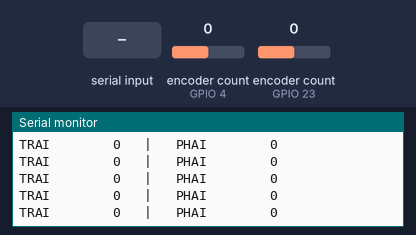
This sketch was run on a simulated ESP32. On the bench: the last lines printed to the serial monitor. The test bench sets the inputs (shaded band); at power-on: encoder count (sensors on GPIO 4, GPIO 23) 0.

Above: at 1.6 s.
1.7 s: encoder count (sensor on GPIO 4) set to -1
At 2.0 s:
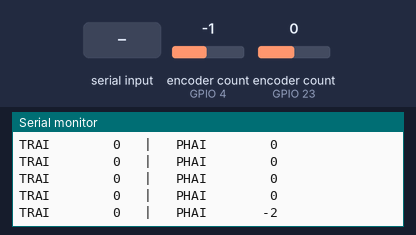
3.7 s: encoder count (sensor on GPIO 23) set to -1
At 4.01 s:
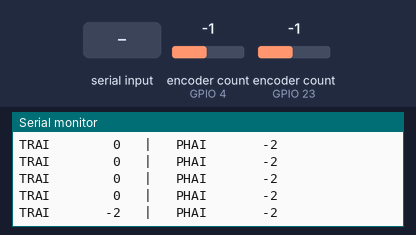
5.7 s: "r\n" received over Serial
At 5.84 s:
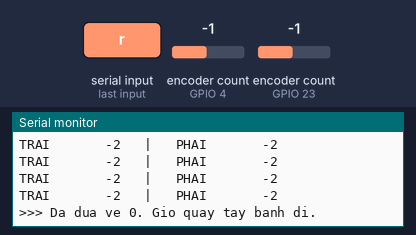
7.2 s: "90,45\n" received over Serial
8.7 s: encoder count (sensor on GPIO 23) set to -2
At 9.04 s:
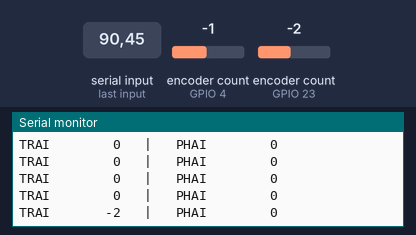
10.7 s: "30,150\n" received over Serial
At 10.87 s:
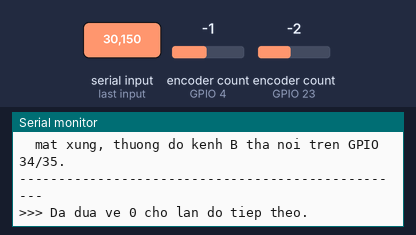

Measured:
- after the input at 1.7 s, the serial monitor: prints a new line after 0.14 s (image 1)
- after the input at 3.7 s, the serial monitor: prints a new line after 0.16 s (image 2)
- after the input at 5.7 s, the serial monitor: prints a new line at once (image 3)
- after the input at 8.7 s, the serial monitor: prints a new line after 0.19 s (image 4)
- after the input at 10.7 s, the serial monitor: prints a new line at once (image 5)

The sketch:

encoder_test.ino
```cpp
// ============================================================================
//  DO SO XUNG ENCODER TREN MOT VONG TRUC RA  (JGA25-370, encoder 2 kenh A/B)
// ============================================================================
//  Sketch rieng, KHONG micro-ROS, KHONG Wi-Fi, KHONG chay dong co. Chi doc
//  encoder va in ra Serial, de do ENC_PULSES_PER_REV cho esp32_agv_base.ino.
//
//  VI SAO PHAI DO:
//  So 1200 trong esp32_agv_base.ino chep tu sketch goc, chua ai kiem. Voi
//  JGA25-370 thi so dem tren mot vong TRUC RA bang:
//
//      xung_moi_vong_truc_ra = PPR_encoder * he_so_dem * ti_so_hop_so
//
//  Ca ba deu khac nhau giua cac lo hang (PPR thuong 11 hoac 13; hop so 1:9.6,
//  1:21, 1:34, 1:56...). Doan la sai, do thi chac.
//
//  he_so_dem o day la 2, vi dung attachHalfQuad GIONG HET firmware chinh. Doi
//  sang attachFullQuad la so dem gap doi - khi do ENC_PULSES_PER_REV cung phai
//  gap doi theo.
//
//  CACH DUNG
//      1. Nap sketch nay (giu nut BOOT luc Connecting...).
//      2. Mo Serial Monitor, dat 115200 baud, dong "Both NL & CR".
//      3. NHAC XE LEN cho banh quay tu do.
//      4. Danh dau mot diem tren LOP de dem vong cho chac.
//      5. Go  r  roi Enter  -> dua ca hai bo dem ve 0.
//      6. Quay TAY banh dung N vong theo chieu TOI (N cang lon cang chinh xac,
//         nen lay 10).
//      7. Go so vong vua quay, vi du  10  roi Enter.
//         -> no in ra so xung tren mot vong, chinh la ENC_PULSES_PER_REV.
//      8. Lam lai cho banh con lai de doi chieu hai ben.
//
//  Xong thi nap lai esp32_agv_base.ino.
// ============================================================================

#include <Arduino.h>
#include <ESP32Encoder.h>

// Giong het esp32_agv_base.ino. Doi o day thi phai doi ca ben kia.
const int ENC_L_A_PIN = 23;
const int ENC_L_B_PIN = 34;
const int ENC_R_A_PIN = 4;
const int ENC_R_B_PIN = 35;

// Gia tri dang nam trong esp32_agv_base.ino, de doi chieu voi so do duoc.
const float PPR_TRONG_FIRMWARE = 1200.0f;

ESP32Encoder encL, encR;
String dong;

static void in_huong_dan() {
  Serial.println();
  Serial.println("========================================================");
  Serial.println(" DO SO XUNG ENCODER TREN MOT VONG TRUC RA");
  Serial.println("========================================================");
  Serial.println(" r        -> dua hai bo dem ve 0");
  Serial.println(" <so>     -> bao da quay bao nhieu vong, vd: 10");
  Serial.println(" ?        -> in lai huong dan nay");
  Serial.println();
  Serial.println(" Nhac xe len, danh dau mot diem tren lop, go r, quay tay");
  Serial.println(" dung 10 vong theo chieu TOI, roi go 10 va Enter.");
  Serial.println("========================================================");
}

void setup() {
  Serial.begin(115200);
  delay(400);

  // GPIO 34/35 chi vao va khong co dien tro keo noi bo. Thu vien se in
  // "gpio_pullup_en(85): GPIO number error" luc khoi dong - VO HAI, bo qua.
  // Nhung neu encoder la loai ho cuc thu thi kenh B BAT BUOC phai co dien tro
  // 10k keo len 3V3 ben ngoai, khong thi so dem se loan.
  encL.attachHalfQuad(ENC_L_A_PIN, ENC_L_B_PIN);
  encR.attachHalfQuad(ENC_R_A_PIN, ENC_R_B_PIN);
  encL.setFilter(1023);
  encR.setFilter(1023);
  encL.clearCount();
  encR.clearCount();

  in_huong_dan();
}

void loop() {
  // --- In so dem song, 5 lan/giay ---
  static uint32_t lan_in = 0;
  if (millis() - lan_in > 200) {
    lan_in = millis();
    long cl = (long)encL.getCount();
    long cr = (long)encR.getCount();
    Serial.printf("TRAI %8ld   |   PHAI %8ld\n", cl, cr);
  }

  // --- Doc lenh tu Serial Monitor ---
  while (Serial.available()) {
    char c = Serial.read();
    if (c == '\n' || c == '\r') {
      dong.trim();
      if (dong.length() == 0) {
        // Enter khong -> bo qua
      } else if (dong == "r" || dong == "R") {
        encL.clearCount();
        encR.clearCount();
        Serial.println(">>> Da dua ve 0. Gio quay tay banh di.");
      } else if (dong == "?") {
        in_huong_dan();
      } else {
        float vong = dong.toFloat();
        if (vong <= 0.0f) {
          Serial.printf(">>> Khong hieu \"%s\". Go  r  hoac so vong, vd 10.\n",
                        dong.c_str());
        } else {
          long cl = (long)encL.getCount();
          long cr = (long)encR.getCount();
          Serial.println();
          Serial.println("--------------------------------------------------");
          Serial.printf("Da quay %.2f vong\n", vong);
          Serial.println("--------------------------------------------------");
          for (int i = 0; i < 2; i++) {
            const char *ten = i ? "PHAI" : "TRAI";
            long cnt = i ? cr : cl;
            if (labs(cnt) < 10) {
              Serial.printf("  %-5s %8ld xung  -> banh nay khong quay\n",
                            ten, cnt);
              continue;
            }
            float ppr = fabsf((float)cnt) / vong;
            Serial.printf("  %-5s %8ld xung  ->  %.1f xung/vong\n", ten, cnt, ppr);
            // Dau AM o mot ben la BINH THUONG: hai dong co lap doi xung nen khi
            // xe tien chung quay nguoc chieu nhau, va quan he pha A/B cho dau
            // nguoc nhau. Dung la hai co INVERT_ENC_x phai KHAC nhau.
            // Chi dang lo khi CA HAI cung dau luc quay theo chieu xe tien.
            Serial.printf("         dau %s -> INVERT_ENC_%c phai la %s\n",
                          cnt < 0 ? "AM " : "DUONG", ten[0] == 'T' ? 'L' : 'R',
                          cnt < 0 ? "true" : "false");
            Serial.printf("         lech %+.1f%% so voi %.0f dang dung trong firmware\n",
                          (ppr - PPR_TRONG_FIRMWARE) / PPR_TRONG_FIRMWARE * 100.0f,
                          PPR_TRONG_FIRMWARE);
          }
          Serial.println();
          Serial.println("  Lay trung binh hai banh, dat vao ENC_PULSES_PER_REV");
          Serial.println("  trong esp32_agv_base.ino. Khong can la so tron.");
          Serial.println("  Hai banh lech nhau qua vai % moi la van de: mot ben");
          Serial.println("  mat xung, thuong do kenh B tha noi tren GPIO 34/35.");
          Serial.println("--------------------------------------------------");
          encL.clearCount();
          encR.clearCount();
          Serial.println(">>> Da dua ve 0 cho lan do tiep theo.");
        }
      }
      dong = "";
    } else {
      dong += c;
      if (dong.length() > 16) dong = "";   // chong rac tren duong truyen
    }
  }
}
```
